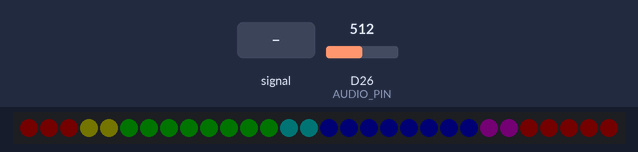
A sketch run on a simulated Arduino Due. Shown: 30 RGB LEDs in strip order, left to right. Inputs (shaded band) come from the test bench; at power-on: D26 (AUDIO_PIN) = 512 (analog values on the 0–1023 scale). Dim RGB values are drawn brighter than linear.

Above: at 5.8 s.
5.9 s: D26 (AUDIO_PIN) fed a 2 Hz sine of ±306 counts around its level
At 6.08 s:
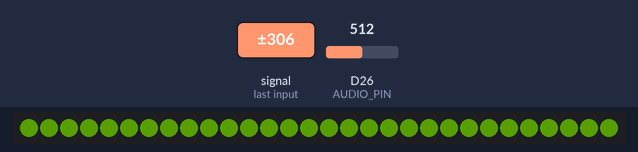
7.6 s: D26 (AUDIO_PIN) set to 716
At 9.01 s:
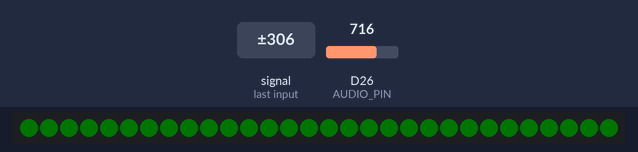
9.2 s: D26 (AUDIO_PIN) fed a 200 Hz sine of ±81 counts around its level
At 10.39 s:
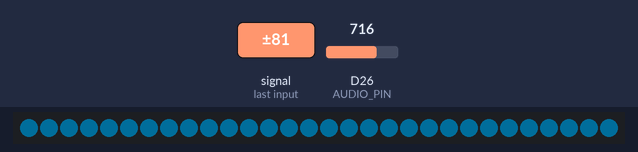
10.9 s: D26 (AUDIO_PIN) set to 900
At 12.43 s:
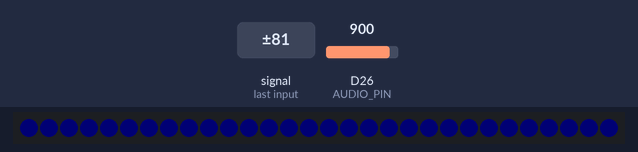
12.6 s: D26 (AUDIO_PIN) set to 1023
At 13.4 s:
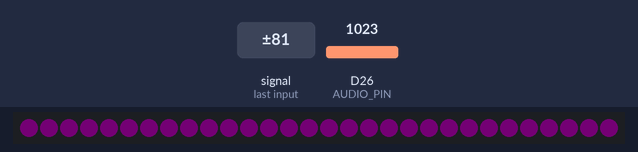
14.3 s: D26 (AUDIO_PIN) set to 511
At 15.7 s:
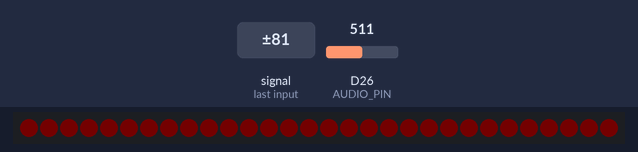

Measured:
- after the input at 5.9 s, the LEDs: first change at once (image 1 shows a later state)
- after the input at 9.2 s, the LEDs: first change after 0.05 s (image 3 shows a later state)
- after the input at 12.6 s, the LEDs: first change at once (image 5 shows a later state)
- after the input at 14.3 s, the LEDs: first change at once (image 6 shows a later state)
- what the display in image 5 shows lasts 0.4 s, from 13.2 s to 13.6 s

The sketch:

wall_speaker.ino
```cpp
#include <Adafruit_NeoPixel.h>

#define LED_PIN 3
#define AUDIO_PIN 26
#define NUM_LEDS 30
#define BRIGHTNESS 90 // lowerr means less electricity. 255 max (i think)
#define MODE_SECONDS 20 // time it stays in a mode before switching to the next one

Adafruit_NeoPixel strip(NUM_LEDS, LED_PIN, NEO_GRB + NEO_KHZ800);

float level = 0.0f;
float peak = 0.05f;
float flash = 0.0f;
uint16_t hue = 0;
uint32_t lastSound = 0;
uint32_t modeStart = 0;
uint8_t mode = 0;

float readAmplitude() {
    int mn = 4095;
    int mx = 0;
    for (int i = 0; i < 512; i++) {
        int v = analogRead(AUDIO_PIN);
        if (v < mn) mn = v;
        if (v > mx) mx = v;
    }
    float amp = (mx - mn) / 4095.0f - 0.01f;
    return amp < 0 ? 0 : amp;
}

void drawIdle() {
    uint8_t v = 40 + 20 * sin(millis() / 800.0);
    for (int i = 0; i < NUM_LEDS; i++) {
        uint16_t h = hue + (uint32_t)i * 65535UL / NUM_LEDS;
        strip.setPixelColor(i, strip.gamma32(strip.ColorHSV(h, 255, v)));
    }
}

void drawPulse() {
    uint32_t c = strip.gamma32(strip.ColorHSV(hue, 255, (uint8_t)(30 + level * 225)));
    for (int i = 0; i < NUM_LEDS; i++) strip.setPixelColor(i, c);
}

void drawBar() {
    int n = level * NUM_LEDS;
    for (int i = 0; i < n; i++) {
        uint16_t h = 21845 - (uint32_t)i * 21845 / NUM_LEDS;
        strip.setPixelColor(i, strip.gamma32(strip.ColorHSV(h, 255, 255)));
    }
}

void drawCenter() {
    int half = NUM_LEDS / 2;
    int n = level * half;
    for (int i = 0; i < n; i++) {
        uint32_t c = strip.gamma32(strip.ColorHSV(hue + i * 1500, 255, 255));
        strip.setPixelColor(half + i, c);
        strip.setPixelColor(half - i - 1, c);
    }
}

void drawFlash() {
    float f = (flash > level * 0.6f) ? flash : level * 0.6f;
    uint8_t sat = 255 - (uint8_t)(flash * 150);
    uint32_t c = strip.gamma32(strip.ColorHSV(hue, sat, (uint8_t)(20 + f * 235)));
    for (int i = 0; i < NUM_LEDS; i++) strip.setPixelColor(i, c);
}

void setup() {
    analogReadResolution(12);
    strip.begin();
    strip.setBrightness(BRIGHTNESS);
    strip.show();
    modeStart = millis();
    lastSound = millis();
}

void loop() {
    float amp = readAmplitude();

    if (amp > peak) peak = amp;
    else peak *= 0.999f;
    if (peak < 0.03f) peak = 0.03f;
    float target = constrain(amp / peak, 0.0f, 1.0f);

    if (target > level + 0.25f) {
        flash = 1.0f;
        hue += 9000;
    }
    flash *= 0.85f;

    level = (target > level) ? level * 0.5f + target * 0.5f : level * 0.92f + target * 0.08f;
    hue += 40;

    if (amp > 0.02f) lastSound = millis();
    bool silent = (millis() - lastSound > 5000); // 5 seconds of silence

    if (millis() - modeStart > MODE_SECONDS * 1000UL) {
        mode = (mode + 1) % 4;
        modeStart = millis();
    }

    strip.clear();
    if (silent) drawIdle();
    else if (mode == 0) drawPulse();
    else if (mode == 1) drawBar();
    else if (mode == 2) drawCenter();
    else drawFlash();
    strip.show();
}
```
